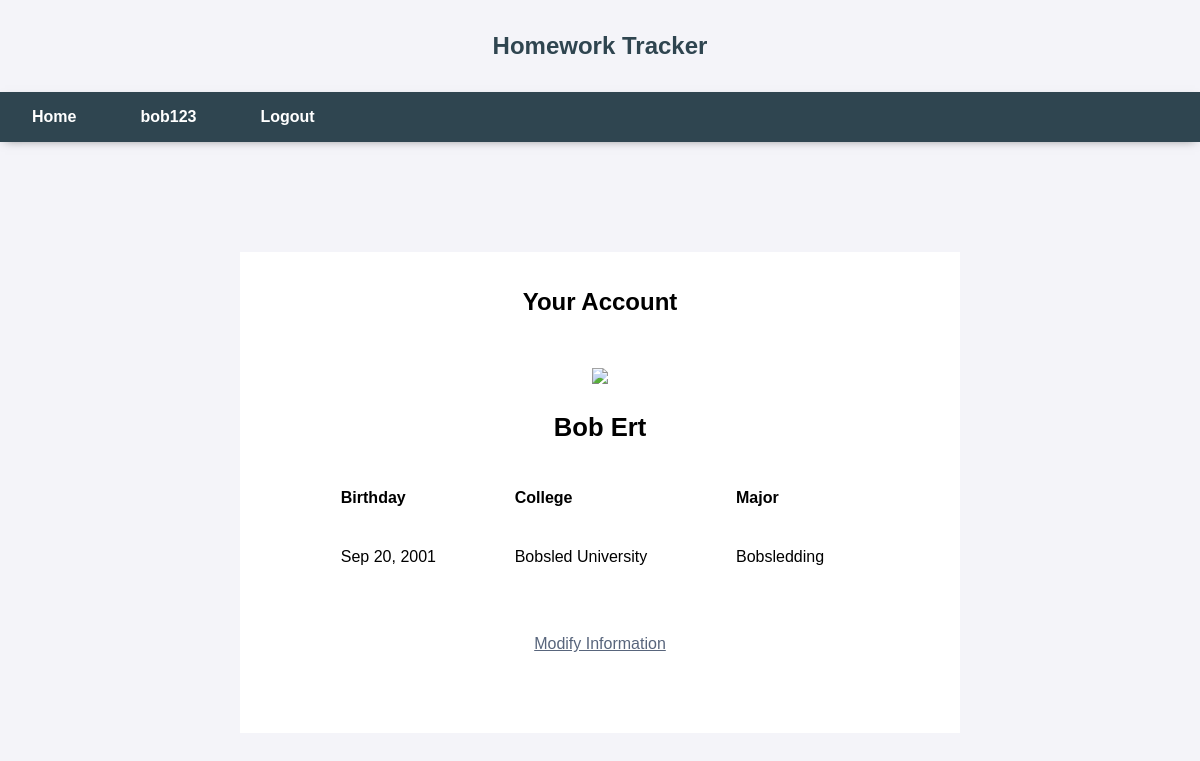
The app's page /account.php (signed in) with its own data.
### tables this page shows
create table user
(username varchar(20) not null,
password varchar(20) not null,
email varchar(45) not null unique,
firstName varchar(15) not null,
lastName varchar(20) not null,
birthday date not null,
college varchar(45) not null,
major varchar(30) not null,
create_time timestamp default current_timestamp,
primary key (username)
);

### loginCheck.php (called while the page is built, shortened)
<?php
function isLoggedIn()
{
	if (isset($_SESSION['valid_user'])) {
		return true;
	}else{
		return false;
	}
}
?>

### account.php (the view, shortened to what this page needs)
<!DOCTYPE html>
<html lang="en">
<head>
<link rel="stylesheet" href="generalstylesheet.css">
<link rel="stylesheet" href="account.css">
<link rel="stylesheet" href="errormsg.css">
</head>
<body>
  <h1>Homework Tracker</h1>
  <?php
    include('loginCheck.php');
    if (isLoggedIn()){
      $username = $_SESSION['valid_user'];
      echo "
      <nav>
        <ul>
          <li><a href=\"index.html\">Home</a></li>
          <li><a href=\"login.php\">$username</a></li>
          <li><a href=\"logout.php\">Logout</a></li>
        </ul>
      </nav>";
      $usersQuery = "SELECT firstname, lastname, DATE_FORMAT(birthday, '%b %e, %Y') birthday, college, major from user where username='".$username."'";
      $users = mysqli_query($db, $usersQuery);
      $row = mysqli_fetch_array($users);
      echo"<div id='container'>";
      echo "<h2>Your Account</h2>";
      echo "<div class='center'><img src='generic-user.png' width='150'></div>";
      echo "<h3>".$row['firstname']." ".$row['lastname']."</h3>";
      echo "<table>";
      echo "<tr><th>Birthday</th> <th>College</th> <th>Major</th> </tr>";
      echo "<td>".$row['birthday']."</td>";
      echo "<td>".$row['college']."</td>";
      echo "<td>".$row['major']."</td>";
      echo "</table>";
      echo "<div class='center'><a href='modifyacc.php'>Modify Information</a></div>";
      echo "</div>";
    }
    else
    {
      notLoggedIn();
    }
  ?>
</body>
</html>

### generalstylesheet.css (style rules this page uses)
body { font-family: sans-serif; margin: 0; padding: 0; background-color: #f4f4f9; }
h1:first-of-type { font-size: 1.5rem; padding: 2rem; text-align: center; color: #2f4550; background-color: #f4f4f9; margin: 0 }
nav ul { float: left; margin: 0; padding: 0; background-color: #2f4550; width: 100%; z-index: 1; box-shadow: 0 3px 10px -5px rgba(0, 0, 0, 0.5); }
nav ul li { float: left; list-style: none; position: relative; }
nav ul li a { padding: 1rem 2rem; display: block; text-decoration: none; color: white; font-weight: bold; }

### account.css (style rules this page uses)
h3:first-of-type { text-align: center; font-size: 1.6rem; }
#container { background-color: white; margin-left: 25rem; margin-right: 25rem; margin-bottom: 10rem; margin-top: 10rem; padding: 1rem 5rem 5rem; }
h2 { text-align: center; }
img { margin-top: 2rem; }
h3 { text-align: center; font-size: 1.5rem; }
.center { text-align: center; }
table { border-collapse: collapse; width: 100%; margin-bottom: 3rem; }
td, th { text-align: left; padding: 1.3rem; }
#container a { color: #58657C; }
@media only screen and (max-width: 1368px) { #container { margin-right: 15rem; margin-left: 15rem; } }

### records on screen
user: firstName "Bob", lastName "Ert", college "Bobsled University", major "Bobsledding"

### other values on screen
$username "bob123"
$row['birthday'] "Sep 20, 2001"
